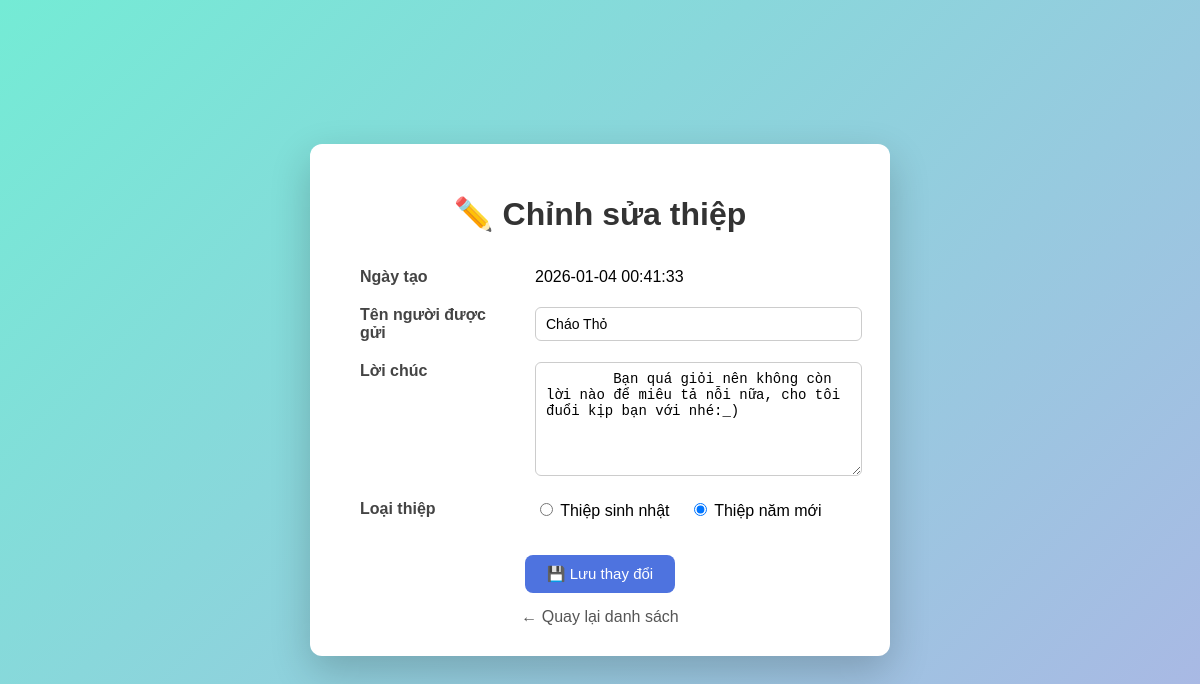
Page /update/5 on the committed database.
### thiep/models.py (models this page shows)
class Info(models.Model):
    id = models.AutoField(primary_key=True)
    date = models.TextField(max_length=100)
    person_name = models.TextField(max_length=50)
    cau_chuc = models.TextField(max_length=1000)
    loai_thiep = models.TextField(max_length=10)
    class Meta:
        managed = True
        db_table = 'info'

### thiep/views.py (the view)
# urls.py: path('update/<int:id>', views.edit, name='update_id'),
def edit(request, id):
    info = get_object_or_404(Info, id=id)
    if request.method == "POST":
        info.person_name = request.POST.get("name")
        info.cau_chuc = request.POST.get("cau_chuc")
        info.loai_thiep = request.POST.get("loai_thiep")
        info.save()
        return redirect("thiep:create")
    return render(request, "edit.html", {"info": info})

### thiep/templates/edit.html (shortened to what this page needs)
<!DOCTYPE html>
<html lang="vi">
<head>
</head>
<body>
<div class="card">
    <h1>✏️ Chỉnh sửa thiệp</h1>
    <form action="{% url 'thiep:update_id' info.id %}" method="post">
        <table>
            <tr>
                <th>Ngày tạo</th>
                <td>{{ info.date }}</td>
            </tr>
            <tr>
                <th>Tên người được gửi</th>
                <td>
                    <input type="text" name="name" value="{{ info.person_name }}">
                </td>
            </tr>
            <tr>
                <th>Lời chúc</th>
                <td>
                    <textarea name="cau_chuc" rows="6">{{ info.cau_chuc }}</textarea>
                </td>
            </tr>
            <tr>
                <th>Loại thiệp</th>
                <td class="radio-group">
                    <input type="radio" name="loai_thiep" value="birthday" id="birthday"
                        {% if info.loai_thiep == 'birthday' %}checked{% endif %}>
                    <label for="birthday">Thiệp sinh nhật</label>
                    <input type="radio" name="loai_thiep" value="newyear" id="newyear"
                        {% if info.loai_thiep == 'newyear' %}checked{% endif %}>
                    <label for="newyear">Thiệp năm mới</label>
                </td>
            </tr>
        </table>
        <div class="actions">
            <button type="submit">💾 Lưu thay đổi</button>
        </div>
    </form>
    <a href="{% url 'thiep:create' %}" class="back">← Quay lại danh sách</a>
</div>
</body>
</html>

### thiep/templates/edit.html (style rules this page uses)
body { margin: 0; padding: 0; font-family: Arial, Helvetica, sans-serif; background: linear-gradient(135deg, #74ebd5, #acb6e5); min-height: 100vh; display: flex; justify-content: center; align-items: center; }
.card { background: #fff; padding: 30px 40px; border-radius: 12px; width: 500px; box-shadow: 0 15px 40px rgba(0,0,0,0.2); }
h1 { text-align: center; margin-bottom: 25px; color: #333; }
table { width: 100%; border-collapse: collapse; }
th { text-align: left; padding: 10px; width: 35%; color: #444; vertical-align: top; }
td { padding: 10px; }
input[type="text"], textarea { width: 100%; padding: 8px 10px; border-radius: 6px; border: 1px solid #ccc; font-size: 14px; }
textarea { resize: vertical; }
.radio-group label { margin-right: 15px; cursor: pointer; }
.actions { text-align: center; margin-top: 25px; }
button { background: #4e73df; color: white; border: none; padding: 10px 22px; font-size: 15px; border-radius: 8px; cursor: pointer; transition: 0.3s; }
.back { display: inline-block; margin-top: 15px; text-align: center; width: 100%; color: #555; text-decoration: none; }

### rows in the picture
Info: date "2026-01-04 00:41:33", name "Cháo Thỏ", cau_chuc "Bạn quá giỏi nên không còn lời nào để miêu tả nỗi nữa, cho tôi đuổi kịp bạn với nhé:_)", loai_thiep "☐ Thiệp sinh nhật", loai_thiep "☑ Thiệp năm mới"
